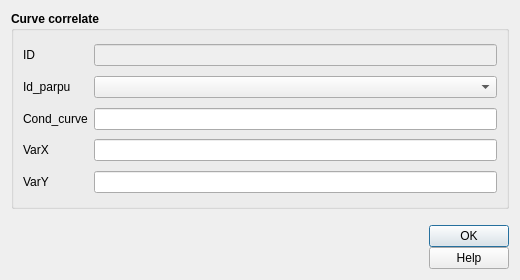
<?xml version="1.0" encoding="UTF-8"?>
<ui version="4.0">
 <class>curve</class>
 <widget class="QDialog" name="curve">
  <property name="geometry">
   <rect>
    <x>0</x>
    <y>0</y>
    <width>520</width>
    <height>280</height>
   </rect>
  </property>
  <property name="sizePolicy">
   <sizepolicy hsizetype="Fixed" vsizetype="Fixed">
    <horstretch>0</horstretch>
    <verstretch>0</verstretch>
   </sizepolicy>
  </property>
  <property name="minimumSize">
   <size>
    <width>520</width>
    <height>280</height>
   </size>
  </property>
  <property name="maximumSize">
   <size>
    <width>1500</width>
    <height>1500</height>
   </size>
  </property>
  <property name="windowTitle">
   <string>Curve correlate</string>
  </property>
  <property name="modal">
   <bool>true</bool>
  </property>
  <layout class="QGridLayout" name="gridLayout_3">
   <item row="0" column="0">
    <widget class="QGroupBox" name="groupBox_2">
     <property name="sizePolicy">
      <sizepolicy hsizetype="Expanding" vsizetype="Expanding">
       <horstretch>0</horstretch>
       <verstretch>0</verstretch>
      </sizepolicy>
     </property>
     <property name="font">
      <font>
       <weight>75</weight>
       <bold>true</bold>
      </font>
     </property>
     <property name="title">
      <string>Curve correlate</string>
     </property>
     <layout class="QGridLayout" name="gridLayout">
      <item row="1" column="0">
       <widget class="QLabel" name="label_2">
        <property name="font">
         <font>
          <weight>50</weight>
          <bold>false</bold>
         </font>
        </property>
        <property name="text">
         <string>ID</string>
        </property>
       </widget>
      </item>
      <item row="5" column="1">
       <widget class="QLineEdit" name="cond_curve">
        <property name="toolTip">
         <string/>
        </property>
        <property name="whatsThis">
         <string/>
        </property>
       </widget>
      </item>
      <item row="7" column="1">
       <widget class="QLineEdit" name="varx">
        <property name="toolTip">
         <string/>
        </property>
        <property name="whatsThis">
         <string/>
        </property>
       </widget>
      </item>
      <item row="7" column="0">
       <widget class="QLabel" name="label_13">
        <property name="sizePolicy">
         <sizepolicy hsizetype="Minimum" vsizetype="Preferred">
          <horstretch>0</horstretch>
          <verstretch>0</verstretch>
         </sizepolicy>
        </property>
        <property name="minimumSize">
         <size>
          <width>45</width>
          <height>0</height>
         </size>
        </property>
        <property name="font">
         <font>
          <weight>50</weight>
          <bold>false</bold>
         </font>
        </property>
        <property name="text">
         <string>&lt;html&gt;&lt;head/&gt;&lt;body&gt;&lt;p&gt;VarX&lt;/p&gt;&lt;/body&gt;&lt;/html&gt;</string>
        </property>
       </widget>
      </item>
      <item row="1" column="1">
       <widget class="QLineEdit" name="pkuid">
        <property name="enabled">
         <bool>false</bool>
        </property>
        <property name="palette">
         <palette>
          <active>
           <colorrole role="Text">
            <brush brushstyle="SolidPattern">
             <color alpha="255">
              <red>113</red>
              <green>113</green>
              <blue>113</blue>
             </color>
            </brush>
           </colorrole>
          </active>
          <inactive>
           <colorrole role="Text">
            <brush brushstyle="SolidPattern">
             <color alpha="255">
              <red>113</red>
              <green>113</green>
              <blue>113</blue>
             </color>
            </brush>
           </colorrole>
          </inactive>
          <disabled>
           <colorrole role="Text">
            <brush brushstyle="SolidPattern">
             <color alpha="255">
              <red>120</red>
              <green>120</green>
              <blue>120</blue>
             </color>
            </brush>
           </colorrole>
          </disabled>
         </palette>
        </property>
        <property name="toolTip">
         <string/>
        </property>
        <property name="whatsThis">
         <string/>
        </property>
        <property name="text">
         <string/>
        </property>
       </widget>
      </item>
      <item row="8" column="1">
       <spacer name="verticalSpacer_5">
        <property name="orientation">
         <enum>Qt::Vertical</enum>
        </property>
        <property name="sizeHint" stdset="0">
         <size>
          <width>20</width>
          <height>40</height>
         </size>
        </property>
       </spacer>
      </item>
      <item row="3" column="1">
       <widget class="QComboBox" name="id_parpu">
        <property name="toolTip">
         <string/>
        </property>
        <property name="whatsThis">
         <string/>
        </property>
       </widget>
      </item>
      <item row="5" column="0">
       <widget class="QLabel" name="label_12">
        <property name="sizePolicy">
         <sizepolicy hsizetype="Minimum" vsizetype="Preferred">
          <horstretch>0</horstretch>
          <verstretch>0</verstretch>
         </sizepolicy>
        </property>
        <property name="minimumSize">
         <size>
          <width>45</width>
          <height>0</height>
         </size>
        </property>
        <property name="font">
         <font>
          <weight>50</weight>
          <bold>false</bold>
         </font>
        </property>
        <property name="text">
         <string>&lt;html&gt;&lt;head/&gt;&lt;body&gt;&lt;p&gt;Cond_curve&lt;/p&gt;&lt;/body&gt;&lt;/html&gt;</string>
        </property>
       </widget>
      </item>
      <item row="4" column="1">
       <spacer name="verticalSpacer_3">
        <property name="orientation">
         <enum>Qt::Vertical</enum>
        </property>
        <property name="sizeHint" stdset="0">
         <size>
          <width>20</width>
          <height>40</height>
         </size>
        </property>
       </spacer>
      </item>
      <item row="2" column="1">
       <spacer name="verticalSpacer_2">
        <property name="orientation">
         <enum>Qt::Vertical</enum>
        </property>
        <property name="sizeHint" stdset="0">
         <size>
          <width>20</width>
          <height>40</height>
         </size>
        </property>
       </spacer>
      </item>
      <item row="3" column="0">
       <widget class="QLabel" name="label">
        <property name="font">
         <font>
          <weight>50</weight>
          <bold>false</bold>
         </font>
        </property>
        <property name="text">
         <string>Id_parpu</string>
        </property>
       </widget>
      </item>
      <item row="9" column="0">
       <widget class="QLabel" name="label_14">
        <property name="sizePolicy">
         <sizepolicy hsizetype="Minimum" vsizetype="Preferred">
          <horstretch>0</horstretch>
          <verstretch>0</verstretch>
         </sizepolicy>
        </property>
        <property name="minimumSize">
         <size>
          <width>45</width>
          <height>0</height>
         </size>
        </property>
        <property name="font">
         <font>
          <weight>50</weight>
          <bold>false</bold>
         </font>
        </property>
        <property name="text">
         <string>&lt;html&gt;&lt;head/&gt;&lt;body&gt;&lt;p&gt;VarY&lt;/p&gt;&lt;/body&gt;&lt;/html&gt;</string>
        </property>
       </widget>
      </item>
      <item row="9" column="1">
       <widget class="QLineEdit" name="vary">
        <property name="toolTip">
         <string/>
        </property>
        <property name="whatsThis">
         <string/>
        </property>
       </widget>
      </item>
      <item row="0" column="1">
       <spacer name="verticalSpacer">
        <property name="orientation">
         <enum>Qt::Vertical</enum>
        </property>
        <property name="sizeHint" stdset="0">
         <size>
          <width>20</width>
          <height>40</height>
         </size>
        </property>
       </spacer>
      </item>
      <item row="6" column="1">
       <spacer name="verticalSpacer_4">
        <property name="orientation">
         <enum>Qt::Vertical</enum>
        </property>
        <property name="sizeHint" stdset="0">
         <size>
          <width>20</width>
          <height>40</height>
         </size>
        </property>
       </spacer>
      </item>
      <item row="10" column="1">
       <spacer name="verticalSpacer_6">
        <property name="orientation">
         <enum>Qt::Vertical</enum>
        </property>
        <property name="sizeHint" stdset="0">
         <size>
          <width>20</width>
          <height>40</height>
         </size>
        </property>
       </spacer>
      </item>
     </layout>
    </widget>
   </item>
   <item row="1" column="0">
    <layout class="QGridLayout" name="gridLayout_2">
     <property name="sizeConstraint">
      <enum>QLayout::SetDefaultConstraint</enum>
     </property>
     <property name="topMargin">
      <number>10</number>
     </property>
     <property name="horizontalSpacing">
      <number>10</number>
     </property>
     <property name="verticalSpacing">
      <number>0</number>
     </property>
     <item row="0" column="1">
      <widget class="QLabel" name="label_11">
       <property name="sizePolicy">
        <sizepolicy hsizetype="Preferred" vsizetype="Fixed">
         <horstretch>0</horstretch>
         <verstretch>0</verstretch>
        </sizepolicy>
       </property>
       <property name="text">
        <string/>
       </property>
       <property name="pixmap">
        <pixmap>../loghi/logoigag.png</pixmap>
       </property>
      </widget>
     </item>
     <item row="0" column="0">
      <widget class="QLabel" name="label_10">
       <property name="sizePolicy">
        <sizepolicy hsizetype="Preferred" vsizetype="Fixed">
         <horstretch>0</horstretch>
         <verstretch>0</verstretch>
        </sizepolicy>
       </property>
       <property name="text">
        <string/>
       </property>
       <property name="pixmap">
        <pixmap>../loghi/logo-cnr.png</pixmap>
       </property>
      </widget>
     </item>
     <item row="0" column="3">
      <spacer name="horizontalSpacer">
       <property name="orientation">
        <enum>Qt::Horizontal</enum>
       </property>
       <property name="sizeHint" stdset="0">
        <size>
         <width>40</width>
         <height>20</height>
        </size>
       </property>
      </spacer>
     </item>
     <item row="0" column="4">
      <layout class="QVBoxLayout" name="verticalLayout">
       <item>
        <widget class="QDialogButtonBox" name="buttonBox">
         <property name="sizePolicy">
          <sizepolicy hsizetype="Fixed" vsizetype="Fixed">
           <horstretch>0</horstretch>
           <verstretch>0</verstretch>
          </sizepolicy>
         </property>
         <property name="minimumSize">
          <size>
           <width>0</width>
           <height>0</height>
          </size>
         </property>
         <property name="cursor">
          <cursorShape>PointingHandCursor</cursorShape>
         </property>
         <property name="orientation">
          <enum>Qt::Vertical</enum>
         </property>
         <property name="standardButtons">
          <set>QDialogButtonBox::Ok</set>
         </property>
         <property name="centerButtons">
          <bool>true</bool>
         </property>
        </widget>
       </item>
       <item>
        <widget class="QPushButton" name="help_button">
         <property name="cursor">
          <cursorShape>PointingHandCursor</cursorShape>
         </property>
         <property name="text">
          <string>Help</string>
         </property>
        </widget>
       </item>
      </layout>
     </item>
     <item row="0" column="2">
      <widget class="QLabel" name="label_15">
       <property name="sizePolicy">
        <sizepolicy hsizetype="Preferred" vsizetype="Fixed">
         <horstretch>0</horstretch>
         <verstretch>0</verstretch>
        </sizepolicy>
       </property>
       <property name="text">
        <string/>
       </property>
       <property name="pixmap">
        <pixmap>../loghi/logo-labgis.png</pixmap>
       </property>
      </widget>
     </item>
    </layout>
   </item>
  </layout>
 </widget>
 <resources/>
 <connections/>
</ui>
